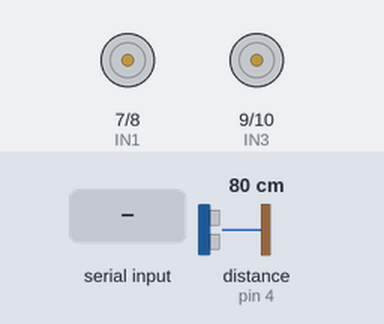
A sketch run on a simulated Arduino Uno, built with avr-gcc and run on an emulated ATmega328P. Shown: motor-driver pin pairs drawn as motors (green arrow = first pin HIGH = forward, orange = second pin HIGH = backward, longer = more drive, scaled by the enable pin). Wiring (inferred from the names in the program): ultrasonic range finder: trigger pin 3; echo pin 4. The test bench sets the inputs (shaded band); at power-on: distance to the obstacle (sensor on pin 4) 80 cm. The echo pulse lasts 58.3 µs per cm; random numbers use the default seed unless the sketch sets one.

Above: at 1.2 s.
1.3 s: "F90\n" received over the second serial link
At 1.6 s:
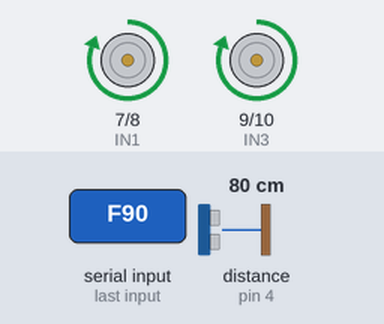
3.5 s: "90,45\n" received over the second serial link
At 4.0 s:
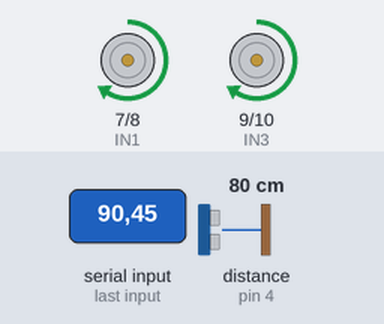
5.7 s: "90\n" received over the second serial link
At 6.2 s:
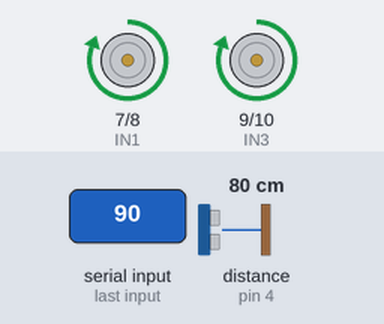
7.9 s: "200\n" received over the second serial link
At 8.4 s:
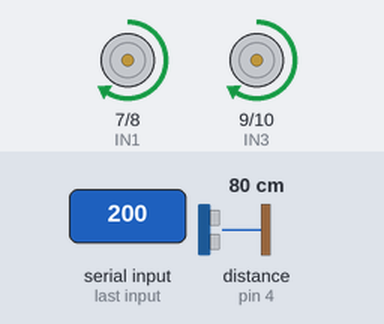
10.1 s: "B90\n" received over the second serial link
At 10.6 s:
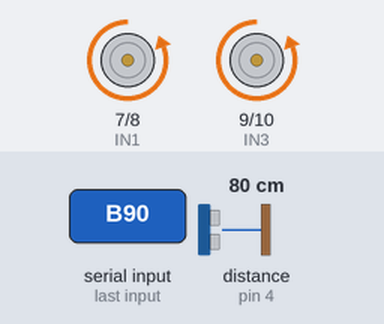
12.3 s: "30,150\n" received over the second serial link
At 12.8 s:
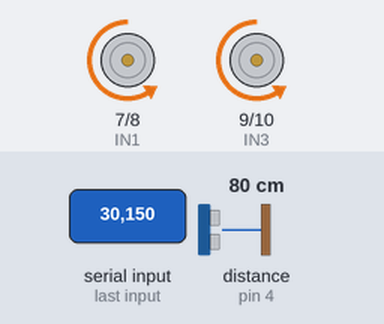
Timing chart, 0 to 15.3 s (numbered marks = the images above; inputs shaded):
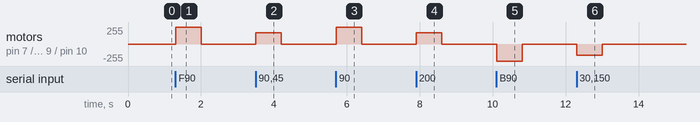

The sketch:

rover_uno.ino
```cpp
#include <SoftwareSerial.h>

SoftwareSerial link(11, 12);


const uint8_t ENA = 5, IN1 = 7, IN2 = 8;
const uint8_t ENB = 6, IN3 = 9, IN4 = 10;

const uint8_t TRIG = 3, ECHO = 4;

const int STOP_DIST = 20;
const int AVOID_DIST = 30;
const unsigned long FAILSAFE_MS = 700;

int speedPwm = 180;
char cmd = 'S';
bool autoMode = false;
long dist = 999;
unsigned long lastCmd = 0, lastSend = 0;

void drive(int l, int r) {
  digitalWrite(IN1, l > 0); digitalWrite(IN2, l < 0); analogWrite(ENA, abs(l));
  digitalWrite(IN3, r > 0); digitalWrite(IN4, r < 0); analogWrite(ENB, abs(r));
}

long readDistance() {
  digitalWrite(TRIG, LOW); delayMicroseconds(2);
  digitalWrite(TRIG, HIGH); delayMicroseconds(10);
  digitalWrite(TRIG, LOW);
  long d = pulseIn(ECHO, HIGH, 25000UL);
  if (d == 0) return 999;
  return d * 0.034 / 2;
}

void setup() {
  pinMode(ENA, OUTPUT); pinMode(ENB, OUTPUT);
  pinMode(IN1, OUTPUT); pinMode(IN2, OUTPUT);
  pinMode(IN3, OUTPUT); pinMode(IN4, OUTPUT);
  pinMode(TRIG, OUTPUT); pinMode(ECHO, INPUT);
  link.begin(9600);
  Serial.begin(9600);
  drive(0, 0);
}

void handleManual() {
  switch (cmd) {
    case 'F': if (dist < STOP_DIST) drive(0, 0); else drive(speedPwm, speedPwm); break;
    case 'B': drive(-speedPwm, -speedPwm); break;
    case 'L': drive(-speedPwm, speedPwm); break;
    case 'R': drive(speedPwm, -speedPwm); break;
    default:  drive(0, 0);
  }
}

void handleAuto() {
  if (dist > AVOID_DIST) {
    drive(speedPwm, speedPwm);
  } else {
    drive(0, 0); delay(150);
    drive(-speedPwm, -speedPwm); delay(350);
    if (random(2)) drive(speedPwm, -speedPwm);
    else drive(-speedPwm, speedPwm);
    delay(300 + random(300));
    drive(0, 0);
  }
}

void loop() {
  while (link.available()) {
    char c = link.read();
    if (c >= '1' && c <= '9') speedPwm = map(c - '0', 1, 9, 90, 255);
    else if (c == 'A') { autoMode = true; }
    else if (c == 'M') { autoMode = false; cmd = 'S'; }
    else if (c == 'F' || c == 'B' || c == 'L' || c == 'R' || c == 'S') { cmd = c; }
    lastCmd = millis();
  }

  dist = readDistance();

  if (autoMode) handleAuto();
  else if (millis() - lastCmd > FAILSAFE_MS) drive(0, 0);
  else handleManual();

  if (millis() - lastSend > 300) {
    link.print("D:"); link.println(dist);
    lastSend = millis();
  }
}
```

Measured:
- after the input at 1.3 s, motor on pin 7 (IN1) / pin 8 (IN2), motor on pin 9 (IN3) / pin 10 (IN4): stopped → forward 255/255 at once, → stopped 0.70 s later
- after the input at 3.5 s, motor on pin 7 (IN1) / pin 8 (IN2), motor on pin 9 (IN3) / pin 10 (IN4): stopped → forward 172/255 at once, → stopped 0.70 s later
- after the input at 5.7 s, motor on pin 7 (IN1) / pin 8 (IN2), motor on pin 9 (IN3) / pin 10 (IN4): stopped → forward 255/255 at once, → stopped 0.70 s later
- after the input at 7.9 s, motor on pin 7 (IN1) / pin 8 (IN2), motor on pin 9 (IN3) / pin 10 (IN4): stopped → forward 172/255 at once, → stopped 0.70 s later
- after the input at 10.1 s, motor on pin 7 (IN1) / pin 8 (IN2), motor on pin 9 (IN3) / pin 10 (IN4): stopped → backward 255/255 at once, → stopped 0.70 s later
- after the input at 12.3 s, motor on pin 7 (IN1) / pin 8 (IN2), motor on pin 9 (IN3) / pin 10 (IN4): stopped → backward 172/255 at once, → stopped 0.70 s later
